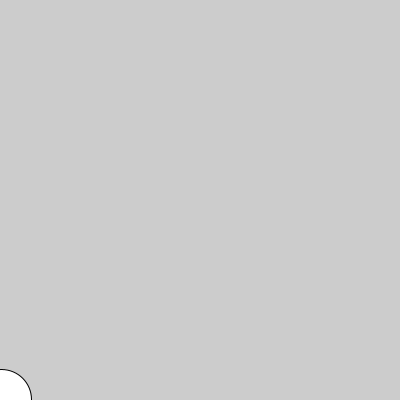
Frame 1 (no input)
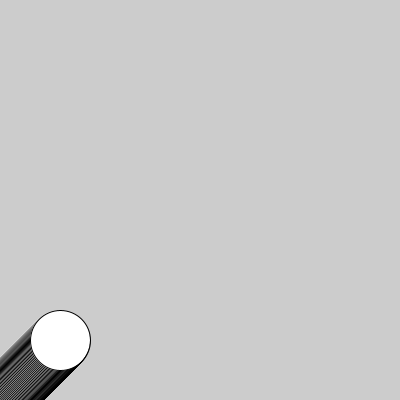
Frame 60 (the mouse pressed at the canvas centre just before this capture)
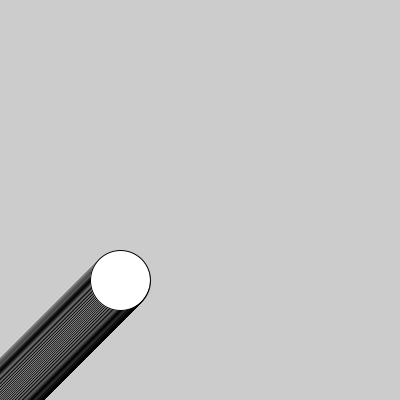
Frame 120 (the mouse held since frame 60 and released just before this capture)

The Processing sketch that drew these frames (run headless with seeded random() and noise(); from frame 60 on, the mouse is pressed at the canvas centre):

// Processing sketch: TravellingCircle
// ── TravellingCircle.pde
float x;
float y;

void setup(){
  size(400,400);
  x = 0;
  y = height;
}

void draw(){
  x = x+1;
  y = y-1;
  ellipse(x,y,60,60);
}
